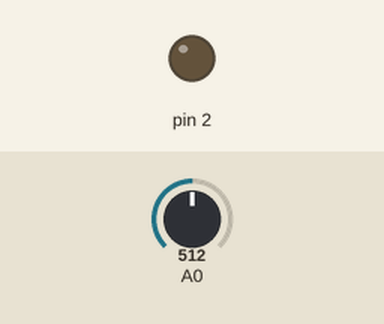
This sketch was run on a simulated Arduino Uno, built with avr-gcc and run on an emulated ATmega328P. On the bench: output pins drawn as LEDs (lit = HIGH). Inputs (shaded band) come from the test bench; at power-on: A0 = 512.

Above: at 1.2 s.
1.3 s: A0 set to 416
2.8 s: A0 set to 389
At 4.0 s:
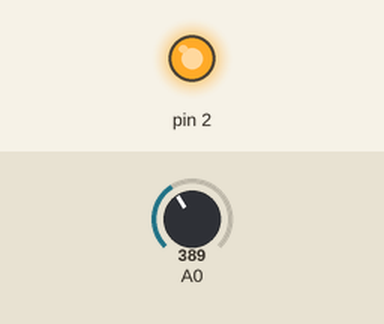
4.3 s: A0 set to 410
At 5.2 s:
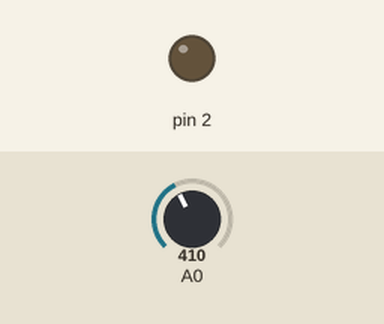
5.8 s: A0 set to 390
At 6.3 s:
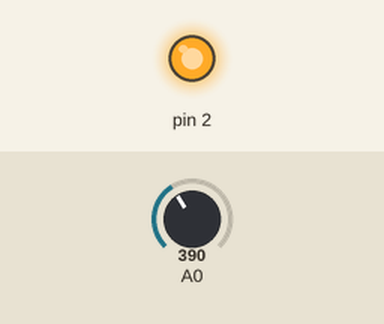
Timing chart, 0 to 8.3 s (numbered marks = the images above; inputs shaded):
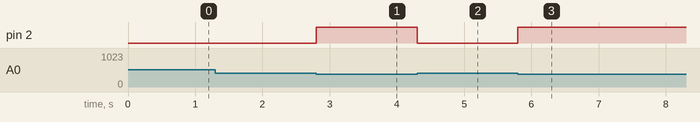

The sketch:

electronics03-level-easy-ved2026.ino
```cpp
// C++ code
//
void setup()
{
  pinMode(A0, INPUT);
  pinMode(2,OUTPUT);
  Serial.begin(9600);
}

void loop()
{
  int k=analogRead(A0);
  if( k<400){
    digitalWrite(2,HIGH);
  }
  else{
    digitalWrite(2,LOW);
  }
}
```

Measured:
- the behaviour switches between 400 and 399 on A0 (found by bisection; images 0 and 1)
- after the input at 1.3 s, every drawn part: stays the same
- after the input at 2.8 s, pin 2: LOW → HIGH at once
- after the input at 4.3 s, pin 2: HIGH → LOW at once
- after the input at 5.8 s, pin 2: LOW → HIGH at once
